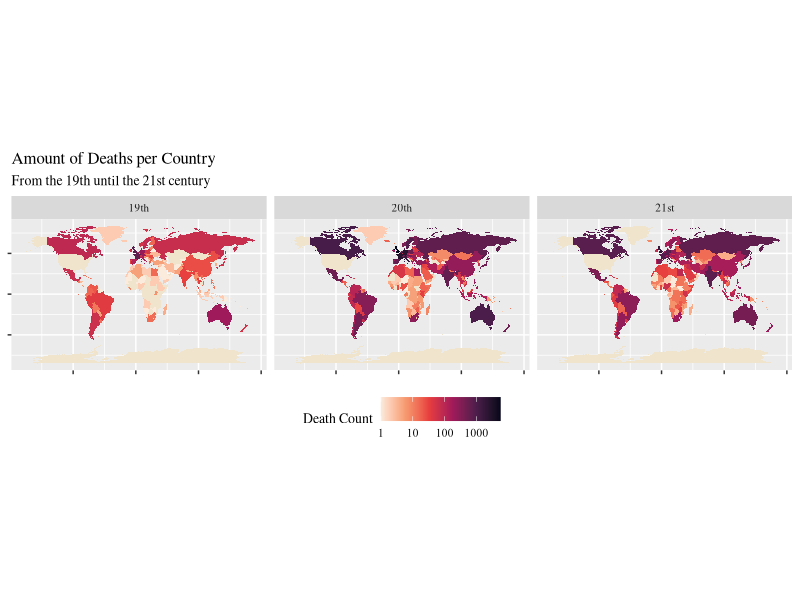

Source code (R):

library(tidyverse)
library(maps)

coordinates <- map_data("world")

data <- read_csv('Results/deathcount.csv')

coordinates_expanded <- coordinates |>
  expand_grid(century = c(19, 20, 21))

data_mapping <- data |>
  right_join(coordinates_expanded, by = c('region', 'century')) |>
  group_by(century) |>
  mutate(rel_deathcount = deathcount / sum(deathcount, na.rm = TRUE)) |>
  mutate(
    deathcount = replace_na(deathcount, 0),
    rel_deathcount = replace_na(rel_deathcount, 0),
    century = case_match(century,
      19 ~ "19th",
      20 ~ "20th",
      21 ~ "21st"
    )
  )

ggplot(data = data_mapping) +
  aes(x=long, y =lat, fill = deathcount, map_id = region) +
  geom_map(map = data_mapping) + 
  scale_x_continuous(labels = NULL) +
  scale_y_continuous(labels = NULL) +
  labs(x = NULL, y = NULL) +
  scale_fill_viridis_c(name = 'Death Count', option = 'rocket', trans = "log10", na.value = '#f0e4ccff', 
    guide = guide_colorbar(position = "bottom"), direction = -1) +
  ggtitle('Amount of Deaths per Country', 'From the 19th until the 21st century')+
  theme(text = element_text(size = 10, family = 'serif'))+
  coord_fixed(1.3) +
  facet_wrap('century', ncol = 3)
